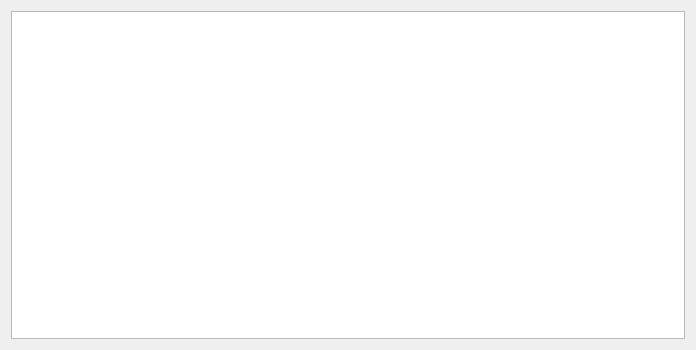
<?xml version="1.0" encoding="UTF-8"?>
<ui version="4.0">
 <class>ErrorDialog</class>
 <widget class="QDialog" name="ErrorDialog">
  <property name="geometry">
   <rect>
    <x>0</x>
    <y>0</y>
    <width>696</width>
    <height>350</height>
   </rect>
  </property>
  <property name="windowTitle">
   <string>Журнал ошибок</string>
  </property>
  <property name="windowIcon">
   <iconset resource="resources.qrc">
    <normaloff>:/images/errorlog.png</normaloff>:/images/errorlog.png</iconset>
  </property>
  <layout class="QHBoxLayout" name="horizontalLayout">
   <item>
    <widget class="QListWidget" name="errorList"/>
   </item>
  </layout>
 </widget>
 <resources>
  <include location="resources.qrc"/>
 </resources>
 <connections/>
</ui>
